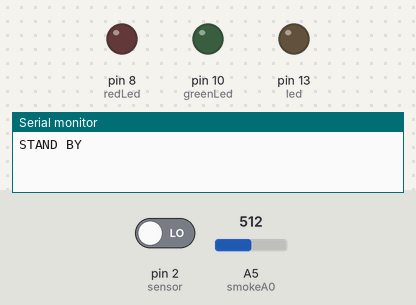
Recording of a sketch running on a simulated Arduino Uno, built with avr-gcc and run on an emulated ATmega328P. Shown: output pins drawn as LEDs (lit = HIGH), the last lines printed to the serial monitor. Inputs (shaded band) come from the test bench; at power-on: pin 2 (sensor) LOW, A5 (smokeA0) = 512. The modem accepts every AT command (registered, SIM ready, sends succeed) and sends nothing else.

Above: at 0.1 s.
At 11.2 s:
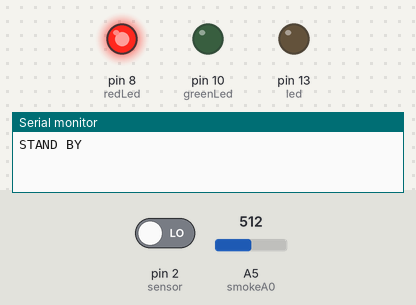
11.3 s: pin 2 (sensor) driven HIGH
At 21.4 s:
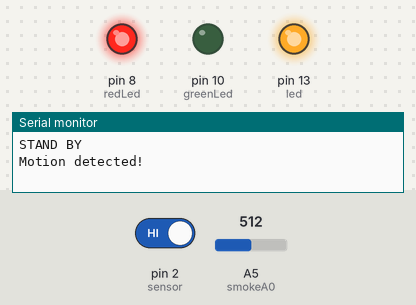
Timing chart, 0 to 22.9 s (numbered marks = the images above; inputs shaded):
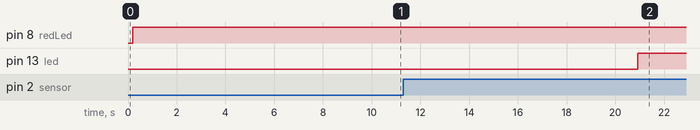

Measured:
- after the input at 11.3 s, pin 13 (led): LOW → HIGH after 9.6 s

The sketch:

pir.ino
```cpp
#include <SoftwareSerial.h>
SoftwareSerial mySerial(6,7);
char msg;
char call;

int led = 13;                 // the pin that the LED is attached to
int sensor = 2;               // the pin that the sensor is attached to
int motion = LOW;              // by default, no motion detected
int val = 0;                  // variable to store the sensor status (value)
int redLed = 8;               //
int greenLed = 10;
int smokeA0 = A5;
int sensorThres = 100;

void setup() {
  pinMode(led, OUTPUT);      // initalize LED as an output
  pinMode(sensor, INPUT);    // initialize sensor as an input
  pinMode(redLed, OUTPUT);
  pinMode(greenLed, OUTPUT);
  pinMode(smokeA0, INPUT);
  Serial.begin(9600);
  mySerial.begin(9600);
  Serial.println("STAND BY");
}

void loop(){
  val = digitalRead(sensor);   // read sensor value
  int analogSensor = analogRead(smokeA0);

  if (val == HIGH)             // check if the sensor is HIGH
  {
    digitalWrite(led, HIGH);   // turn LED ON
    delay(200);                // delay 100 milliseconds
    if (motion == LOW)
    {
      Serial.println("Motion detected!");
      MotionMessage();
      motion = HIGH;       // update variable motion to HIGH
    }
  }
  else
  {
      digitalWrite(led, LOW); // turn LED OFF
      delay(200);             // delay 200 milliseconds
      if (motion == HIGH)
      {
        Serial.println("Motion stopped!");
        motion = LOW;       // update variable motion to LOW
    }
  }

  // Checks if it has reached the threshold value
  if (analogSensor > sensorThres)
  {
    digitalWrite(redLed, HIGH);
    digitalWrite(greenLed, LOW);
    GasMessage();
  }
  else
  {
    digitalWrite(redLed, LOW);
    digitalWrite(greenLed, HIGH);
  }
  delay(100);
}

void MotionMessage()
{
    mySerial.println("AT+CMGF=1");
    delay(1000);
    mySerial.println("AT+CMGS=\"+919832440608\"\r"); //receiver number here
    delay(1000);
    mySerial.println("MotionDetected!");
    delay(100);
    mySerial.println((char)26);
    delay(8000);
}

void GasMessage()
{
    mySerial.println("AT+CMGF=1");
    delay(1000);
    mySerial.println("AT+CMGS=\"+919832440608\"\r"); //receiver number here
    delay(1000);
    mySerial.println("Gas Leak Detcted!");
    delay(100);
    mySerial.println((char)26);
    delay(8000);
}
```
